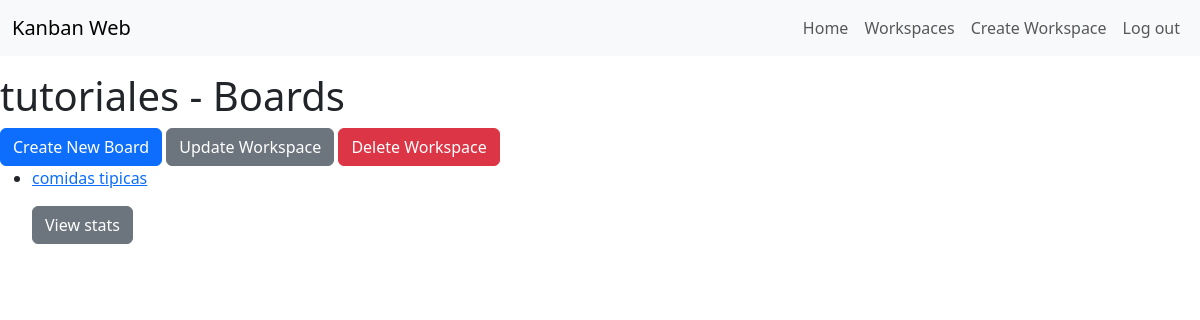
Before: /workspaces/28/24/boards/ (signed in) with the older database file.
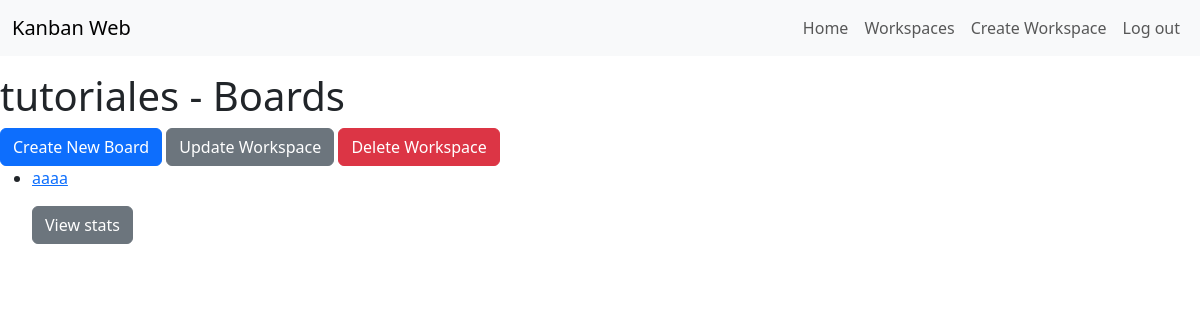
After: the same page with the newer database file.
### tasks/models.py (models this page shows, shortened)
class Board(models.Model):
    name = models.CharField(max_length=25)
    workspace = models.ForeignKey(Workspace, on_delete=models.CASCADE)

### tasks/views.py (the view)
# urls.py: path('workspaces/<int:owner_id>/<int:workspace_id>/boards/', views.boards, name='boards'),
@login_required
def boards(request, owner_id, workspace_id):
    workspace = get_object_or_404(Workspace, pk=workspace_id)
    boards = Board.objects.filter(workspace=workspace)
    return render(request, 'boards.html', {
        'boards' : boards,
        'workspace' : workspace
    })

### tasks/templates/boards.html
{% extends 'base.html' %}
{% block content %}
<h1>{{workspace.name}} - Boards</h1>
<a href="{% url 'create_board' owner_id=workspace.owner.id workspace_id=workspace.id %}" class="btn btn-primary">
    Create New Board
</a>
<a href="{% url 'update_workspace' owner_id=workspace.owner.id workspace_id=workspace.id %}" class="btn btn-secondary">
    Update Workspace
</a>
<a href="{% url 'delete_workspace' owner_id=workspace.owner.id workspace_id=workspace.id %}" class="btn btn-danger">
    Delete Workspace
</a>
<ul>
    {% for board in boards %}
    <a href="{% url 'view_board' owner_id=workspace.owner.id workspace_id=workspace.id board_id=board.id %}">
        <li>
            <p>{{board.name}}</p>
            <a href="{% url 'stats' owner_id=workspace.owner.id workspace_id=workspace.id board_id=board.id %}" class="btn btn-secondary">
                View stats
            </a>
        </li>
    </a>
    {% endfor %}
</ul>
{% endblock %}

Changed rows visible on the page:
removed Board: name "comidas tipicas"
added Board: name "aaaa"
